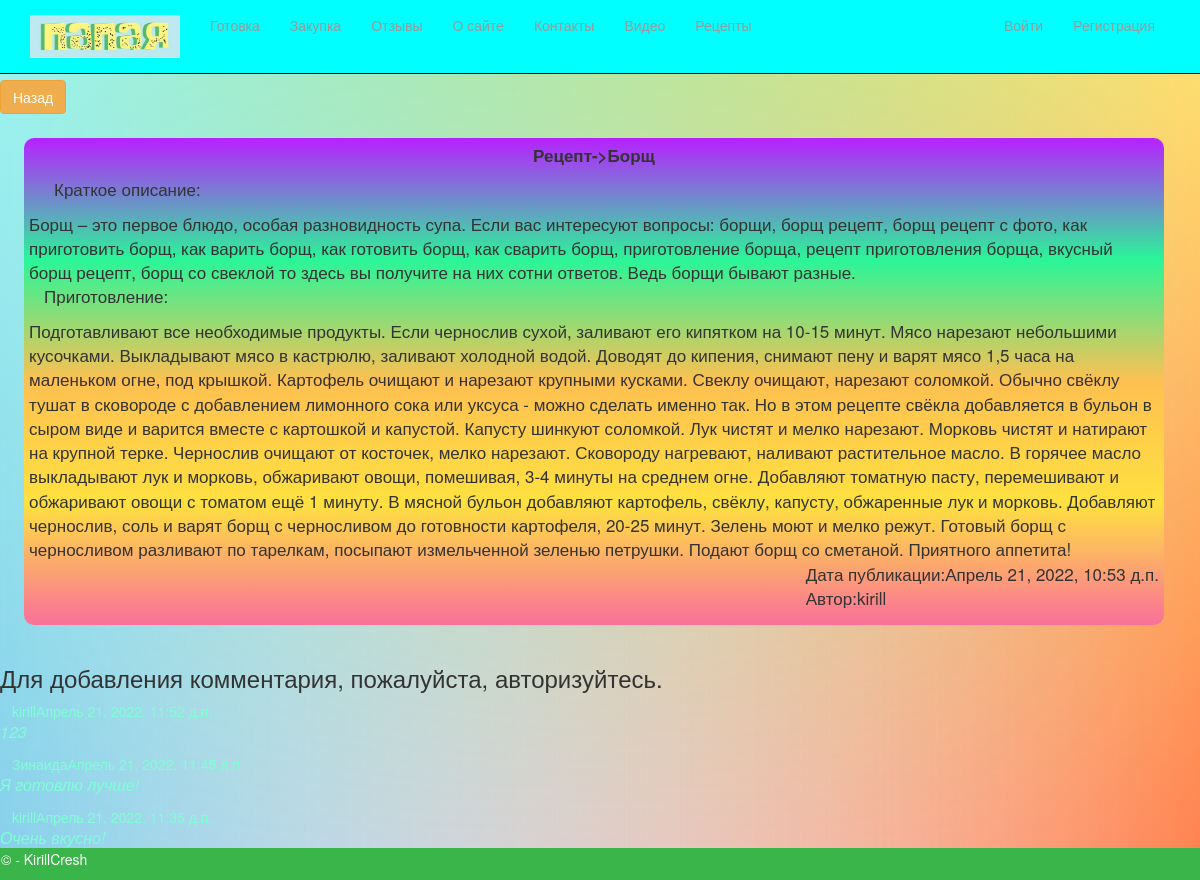
Page /2/ on the committed database.
### app/models.py (models this page shows, shortened)
class Blog(models.Model):
    title = models.CharField(max_length = 80, unique_for_date = "posted", verbose_name = "Заголовок")
    description = models.TextField(verbose_name = "Краткое описание")
    content = models.TextField(verbose_name = "Полное содержание")
    posted = models.DateTimeField(default = datetime.now(), db_index = True, verbose_name = "Опубликована")
    author = models.ForeignKey(User, null=True, blank=True, on_delete = models.SET_NULL, verbose_name = "Автор")
    image = models.ImageField(upload_to='images/', default = 'default.jpg', verbose_name = "Путь к картинке")
    class Meta:
        db_table = "Блог"
        ordering = ["-posted"]
        verbose_name = "статья блога"
        verbose_name_plural = "статьи блога"

class Comment(models.Model):
    text = models.TextField(max_length=500)
    posted = models.DateTimeField(default=datetime.now(), verbose_name="Time published")
    author = models.ForeignKey(User, null=True, blank=True, on_delete=models.SET_NULL, verbose_name="Автор")
    post = models.ForeignKey(Blog, on_delete=models.CASCADE)

### app/views.py (the view, shortened to what this page needs)
# urls.py: path('<int:Blog_id>/', views.blog_itself, name='blog_itself'),
def blog_itself(request, Blog_id):
    comments = Comment.objects.order_by('-posted')
    blog = Blog.objects.get(pk=Blog_id)
    form = CommentForm()
    return render(request, 'app/blog_itself.html', {'blog': blog,
    'comments': comments,
    'form': form
    })

### app/templates/app/blog_itself.html (shortened to what this page needs)
﻿{% extends "app/layout.html" %}
{% load static %}
{% block content %}
<a class="btn btn-warning" href="{% url 'blogs' %}">Назад</a>
<div class="content" style="font-size:17px;">
    <p align="center">
        <b>
            Рецепт->{{ blog.title }}
        </b>
    </p>
    <p style="margin-left:25px;">
    Краткое описание:
    </p>{{ blog.description }}
    <br/>
    <p style="margin-left:15px;">
        Приготовление:
    </p>
    {{ blog.content }}
    <br/>
    <p style="display: flex; justify-content: right;">
        Дата публикации:{{ blog.posted }} <br/>
        Автор:{{ blog.author }}
    </p>
</div>
<br/>
{% if user.is_authenticated %}
<form method="POST" >
    {% csrf_token %}
    {{form.as_p}}
    <button type="submit" class="btn btn-success" > Отправить комментарий </button>
</form>
<div class="put_com" style="display: flex; justify-content: space-between; width: 96%; margin-left: 2%; margin-bottom: 2%;">
    <a style="font-size: 20px">Комменратии:</a>
</div>
{% else %}
    <h3> Для добавления комментария, пожалуйста, авторизуйтесь. </h3>
{% endif %}
{% if comments %}
{% for comment in comments %}
{% if comment in blog.comment_set.all %}
    <div class="block_com">
        <a style="margin: 1% 2% 0 1%; color: aquamarine">{{ comment.author }}{{ comment.posted }}</a>
        <a style="font-size: 16px; margin: 0 2% 1% 2%; color: aquamarine"><i>{{ comment.text|linebreaks }}</i></a>
    </div>
{% endif %}
{% endfor %}
{% else %}
    <p style="margin-left: 2%;">Здесь пока нет комментариев.</p>
{% endif %}
{% endblock %}

### app/static/app/content/site.css (style rules this page uses)
body { padding-top: 3%; padding-bottom: 20px; background-blend-mode: screen; background: linear-gradient(limegreen, transparent), linear-gradient(90deg, skyblue, transparent), linear-gradient(-90deg, coral, transparent); background-size: cover; background-position: center center; background-repeat: no-repeat; background-attachment: fixed; }
.content { width: 95%; padding: 5px; margin-top: 2%; margin-left: 2%; border-radius: 10px; background: linear-gradient(to bottom, #b721ff, #2af598, #fec051, #fee140, #fa709a); }

### rows in the picture
Blog: title "Борщ", description "Борщ – это первое блюдо, особая разновидность супа. Если вас интересуют вопросы: борщи, борщ рецепт, борщ рецепт с фото, как приготовить борщ, как варить борщ, как готовить борщ, как сварить борщ, приготовление борща, рецепт приготовления борща, вкусный борщ рецепт, борщ со свеклой то здесь вы получите на них сотни ответов. Ведь борщи бывают разные.", content "Подготавливают все необходимые продукты. Если чернослив сухой, заливают его кипятком на 10-15 минут. Мясо нарезают небольшими кусочками. Выкладывают мясо в кастрюлю, заливают холодной водой. Доводят до кипения, снимают пену и варят мясо 1,5 часа на маленьком огне, под крышкой. Картофель очищают и нарезают крупными кусками. Свеклу очищают, нарезают соломкой. Обычно свёклу тушат в сковороде с добавлением лимонного сока или уксуса - можно сделать именно так. Но в этом рецепте свёкла добавляется в бульон в сыром виде и варится вместе с картошкой и капустой. Капусту шинкуют соломкой. Лук чистят и мелко нарезают. Морковь чистят и натирают на крупной терке. Чернослив очищают от косточек, мелко…", posted "Апрель 21, 2022, 10:53 д.п.", author "kirill"
Comment: text "123"
Comment: author "Зинаида", text "Я готовлю лучше!"
Comment: author "kirill", posted "Апрель 21, 2022, 11:35 д.п.", text "Очень вкусно!"
